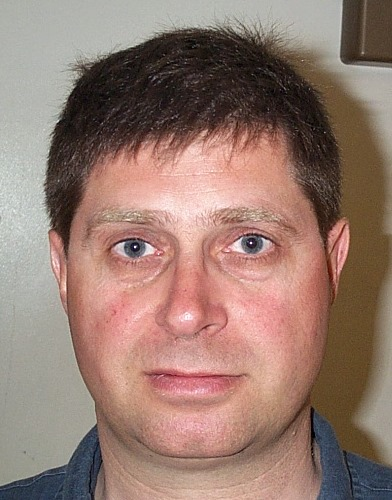
%> input picture Images/DB1/db1_01.jpg, 392 x 500 px; its folder holds only this picture in this run
$ octave --eval "result = loadImages;"   (GNU Octave 9; MATLAB toolbox functions it lacks are replaced by stand-ins)
%> lines starting %> are read from the running program, lines starting %| are printed output that depends on the picture; in (x1, y1, x2, y2) boxes, pixels count from 0 and x2, y2 are one past the last pixel; in counts of white or black regions, pixels touching at a corner belong together; the program's own positions count from 1
%> in loadImages, I is the input picture: size 500x392x3 uint8; mean R, G, B 150.1, 122.6, 111.8
### faceMask.m
function mask = faceMask(inputImage)
%FACEMASK
% This function takes an image as input
% returns a mask of the face in the image, if existing

%% Create a binary output image
H = size(inputImage, 1);
W = size(inputImage, 2);
maskImage = zeros(H, W);

%% Convert to YCbCr color space
YCbCr = rgb2ycbcr(inputImage);
%> YCbCr: size 500x392x3 uint8; mean of channels 1, 2, 3 127.3, 119.3, 140.8
Y = YCbCr(:,:,1);
Cb = YCbCr(:,:,2);
Cr = YCbCr(:,:,3);
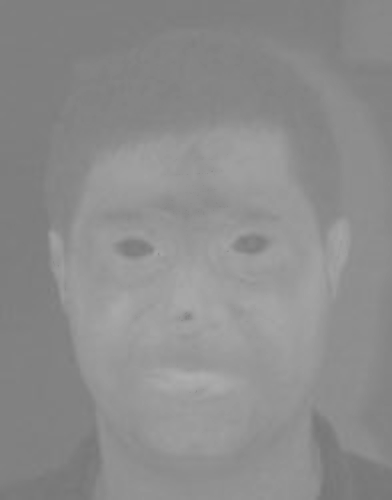
%> Cr: size 500x392 uint8; min 118, max 174, mean 140.8

%% Detect skin, find from threshold in color
[r,c,v] = find(Cb>=70 & Cb<=135 & Cr>=125 & Cr<=190 & Y>90 & Y<190);
%> r = 134978 values from 1 to 500; c = 134978 values from 1 to 392; v = 134978 logical values, 134978 true
    numind = size(r,1);
%> numind = 134978

for i=1:numind
        inputImage(r(i),c(i),:) = [0 0 255];
        maskImage(r(i),c(i)) = 1;
end
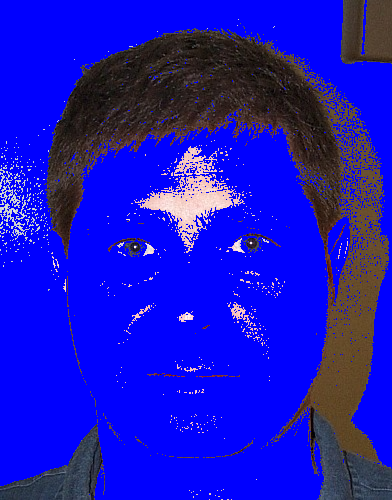
%> inputImage: size 500x392x3 uint8; mean R, G, B 25.8, 20.8, 193.7
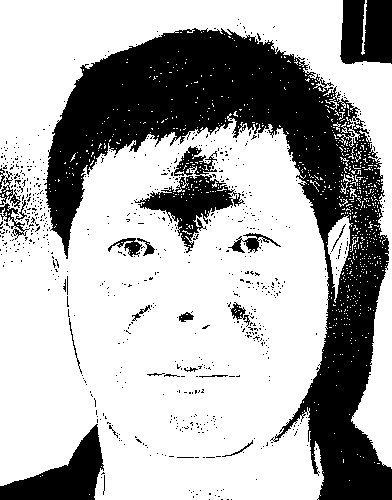
%> maskImage: size 500x392 double; values 0 (black) and 1 (white), 68.9% white; 719 black regions (696 under 20 px), largest, box (x1, y1, x2, y2) and area: (44, 28, 392, 500) 47342, (0, 424, 104, 500) 3498, (134, 146, 245, 253) 3455

%%  Make morphological operation to remove holes in the mask.

SE = strel('disk', 4);
b2 = imopen(maskImage, SE);
%> b2: size 500x392 double; values 0 (black) and 1 (white), 63.1% white; 144 black regions (119 under 20 px), largest, box (x1, y1, x2, y2) and area: (0, 28, 392, 500) 56027, (131, 145, 259, 256) 5478, (0, 410, 107, 500) 3643
b_clean = imclose(b2, SE); % Cleaned up binary image
%> b_clean: size 500x392 double; values 0 (black) and 1 (white), 64.6% white; 15 black regions (2 under 20 px), largest, box (x1, y1, x2, y2) and area: (0, 29, 392, 500) 55113, (137, 146, 247, 253) 5264, (0, 427, 105, 500) 3552
mask = im2double(imfill(b_clean));
%> mask: size 500x392 double; values 0 (black) and 1 (white), 68.4% white; 7 black regions (2 under 20 px), largest, box (x1, y1, x2, y2) and area: (0, 29, 392, 500) 55113, (0, 427, 105, 500) 3552, (341, 0, 392, 64) 3137, (0, 245, 9, 255) 61, (0, 148, 5, 158) 44

se = strel('disk',10,8);
mask = imdilate(mask, se);
%> mask: size 500x392 double; values 0 (black) and 1 (white), 78.5% white; 3 black regions, box (x1, y1, x2, y2) and area: (0, 38, 392, 500) 38103, (350, 0, 392, 54) 2168, (0, 445, 95, 500) 1813
mask = imfill(mask);
mask = imerode(mask, se);
%> mask: size 500x392 double; values 0 (black) and 1 (white), 69.1% white; 3 black regions, box (x1, y1, x2, y2) and area: (0, 29, 392, 500) 53935, (0, 436, 104, 500) 3452, (341, 0, 392, 63) 3108
end

### eyeMapC.m
function eyeMapChrominance = eyeMapC(image)
%EYEMASKC Creates an eye mask for chrominance channel
% USes that for chrominance around eyes, Cr are low and Cb are high
% Equation fo chrominance eye map: EyeMapC = 1/3 * ((Cb)^2 + (Cr*)^2 + (Cb/Cr))
% Note that Cr* is the inverse Cr, when negative we set to
% (255-Cr)
% All other terms are normalized to the range [0, 255] as well

%% Separate into Chrominance channels and necessary variables

ycbcr_image = rgb2ycbcr(image);
cb = im2double(ycbcr_image(:,:,2));
cb2 = cb.*cb;
cr = im2double(ycbcr_image(:,:,3));
invCr2 = (255-cr).^2;
cb_cr = cb./cr;

%% Normalization to range[0,255] (first normalize to [0,1] then multiply with 255)

cb2 = rescale(cb2)*255;
invCr2 = rescale(invCr2)*255;
cb_cr = rescale(cb_cr)*255;

%% Creation of eye map

eyeMap = 1/3 * (cb2 + invCr2 + cb_cr);
eyeMap = rescale(eyeMap); %Normalize between [0,1]

eyeMapChrominance = eyeMap;
end

### eyeMapL.m
function eyeMapLuminance = eyeMapL(image)
%EYEMASKL Using the fact that eyes usually contains both dark and bright
% pixels in the luma component, we use this to emphazise these pixels
% around eye regions using morphological operations

ycbcr_image = rgb2ycbcr(image);
Y = im2double(ycbcr_image(:,:,1)); %Get the luminance channel
%> Y: size 500x392 double

%% Morphological operations

diskSize = 8;
kernel = strel('disk', diskSize);
dilation = imdilate(Y, kernel);
erosion = imerode(Y, kernel);
eyeMap = dilation ./ (erosion+1);
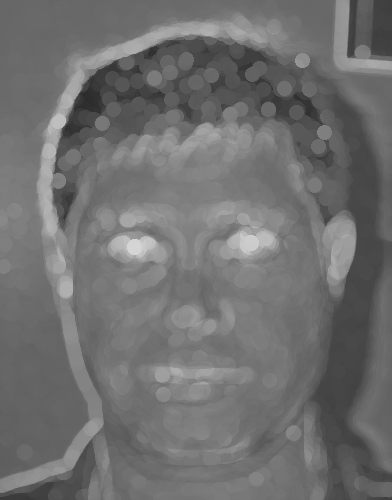
%> eyeMap: size 500x392 double; min 0.161, max 0.838, mean 0.44

eyeMapLuminance = eyeMap;
end

### eyeMap.m
function eyeMapImage = eyeMap(image,faceMask)
%EYEMASK Returns an eye mask if eyes can be determined in an image
%of a face. Will check weather the eyes consists in the facemask or not.

%% Get chrominance and luminance eye maps

mapC = eyeMapC(image);
mapL = eyeMapL(image);

%% The final eye mask is eyemapC AND eyemapL, Chrominance and Luminance

eyeMapImage = mapC .* mapL;

end

### combinedMask.m
function result = combinedMask(eyeMapImage, faceMaskIm)

%% Make a mask from eyeMap and faceMask.

se1 = strel('disk', 10,8);
eyeMapBlur = imdilate(eyeMapImage, se1);

se2 = strel('disk', 10,8);
faceMaskIm = imerode(faceMaskIm, se2);
%> faceMaskIm: size 500x392 double; values 0 (black) and 1 (white), 59.9% white; 3 black regions, box (x1, y1, x2, y2) and area: (0, 20, 392, 500) 69184, (0, 427, 113, 500) 5225, (332, 0, 392, 72) 4183

BW2 = eyeMapBlur.*faceMaskIm;
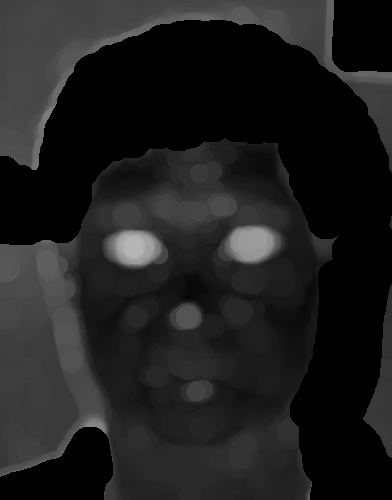
%> BW2: size 500x392 double; min 0, max 0.714, mean 0.121
Max = max(BW2(:));
%> Max = 0.714
Min = min(BW2(:));
%> Min = 0
scaled = (BW2 - Min) ./ (Max - Min);

%% Final mask calculations
Mask = im2bw(scaled, 0.6);
%> Mask: size 500x392 logical; 1.6% white; 4 white regions, box (x1, y1, x2, y2) and area: (111, 231, 161, 265) 1363, (230, 227, 275, 262) 1298, (32, 104, 56, 170) 349, (82, 418, 105, 433) 170
[rows, columns, ~] = size(Mask);

halfMask = zeros(rows,columns);
halfMask(1:floor(rows/1.8),:) = 1; % Display all but bottom
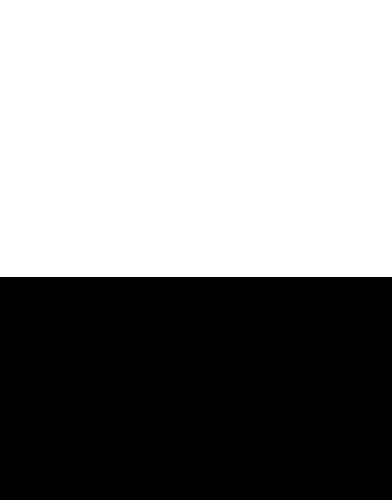
%> halfMask: size 500x392 double; values 0 (black) and 1 (white), 55.4% white; 1 black region, box (x1, y1, x2, y2) and area: (0, 277, 392, 500) 87416
halfMask(1:floor(rows*0.4),:) = 0; % Mask out top
%> halfMask: size 500x392 double; values 0 (black) and 1 (white), 15.4% white; 1 white region, box (x1, y1, x2, y2) and area: (0, 200, 392, 277) 30184
halfMask(:,1:floor(columns/4)) = 0; % Mask left side of image
halfMask(:,floor(columns*3/4):columns) = 0; % Mask right side of image
%> halfMask: size 500x392 double; values 0 (black) and 1 (white), 7.7% white; 1 white region, box (x1, y1, x2, y2) and area: (98, 200, 293, 277) 15015

Mask2 = Mask.*halfMask;
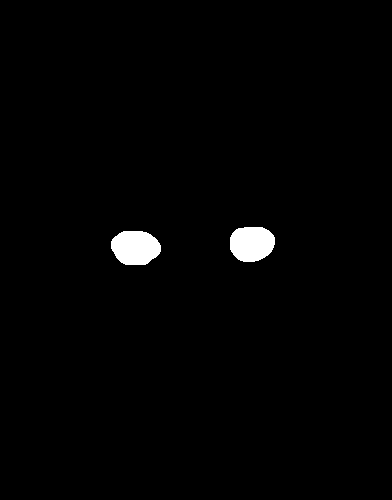
%> Mask2: size 500x392 double; values 0 (black) and 1 (white), 1.4% white; 2 white regions, box (x1, y1, x2, y2) and area: (111, 231, 161, 265) 1363, (230, 227, 275, 262) 1298
Mask = im2bw(Mask2, 0.5);

result = 255.*double(Mask)./max(max(double(Mask)));

### blobData.m
function [NumOfBlobs, BlobsPos] = blobData(binaryImage)
%% Find areas inside a binary image and returns their mean positions
% NumOfBlobs: Number of found blobs
% BlobsPos: Array of 20 vectors where the mean position for the blobs are
% stored

%% Find blobs

[LabelImage, NumOfBlobs] = bwlabel(binaryImage,4);
%> LabelImage: size 500x392 double; 3 distinct labels, from 0 to 2
%> NumOfBlobs = 2
BlobSize = (NumOfBlobs);
%> BlobSize = 2
UnsortedBlobsPos = zeros(NumOfBlobs, 2);
for i = 1:NumOfBlobs

    [rows, columns] = find(LabelImage == i);
    rc = [rows columns];

    %keep track of size for each blob.
    PixelsInBlob = size(rows);
    BlobSize(i) = PixelsInBlob(1,1);

    % Find the middle point of the blob.
    UnsortedBlobsPos(i,:) = mean(rc);
end
%> this loop made 2 passes
%> PixelsInBlob on passes 1 to 2: [1363 1], [1298 1]
%> after the loop, BlobSize = [1363 1298]; UnsortedBlobsPos = [248.3 136; 244.3 252.3]

%% Sort the array depending on size. Largest to smallest.

BlobsPos = zeros(NumOfBlobs, 2);
[~, Indexes] = sort(BlobSize);
%> Indexes = [2 1]
for i = 1:NumOfBlobs

    Index = find(Indexes == i);
    BlobsPos(NumOfBlobs + 1 - i,:) = UnsortedBlobsPos(Index,:);
end
%> this loop made 2 passes
%> Index on passes 1 to 2: 2, 1
%> after the loop, BlobsPos = [248.3 136; 244.3 252.3]

### eyeDetect.m
function [P1,P2] = eyeDetect(eyeMapImage, faceMaskIm, Image)
%EYEDETECT From an eye map, this function detects the eyes and calculate
%the distance between them

%% Make a mask from eyeMap and faceMask.

Mask = combinedMask(eyeMapImage, faceMaskIm);

%% Find eyes

[NumOfPoints, Points] = blobData(Mask);
%> NumOfPoints = 2; Points = [248.3 136; 244.3 252.3]

% Find circles inside masked area in the image
resultMask = Mask .* im2double(rgb2gray(Image));
[centers,radii] = imfindcircles(resultMask,[6 17],'ObjectPolarity','dark', ...
    'Sensitivity',0.93);
%> centers = [252.9 244.4; 134.7 248.1]; radii = [12.88; 10.93]

%% Selection of which points to choose

if(NumOfPoints < 2) % Not enough areas inside the mask
   P1 = -1;
   P2 = -1;
else
    if(size(radii) < 2) % Can't find circles in original image
        P1 = [Points(1,2) Points(1,1)];
        P2 = [Points(2,2) Points(2,1)];
    else %Find the closest circles to the blobs position
        Blob1 = [Points(1,2) Points(1,1)];
%> Blob1 = [136 248.3]
        Blob2 = [Points(2,2) Points(2,1)];
%> Blob2 = [252.3 244.3]

        Blob1array = repmat(Blob1, [ size(radii), 1]);
%> Blob1array = [136 248.3; 136 248.3]
        Blob2array = repmat(Blob2, [ size(radii), 1]);
%> Blob2array = [252.3 244.3; 252.3 244.3]

        dist1 = abs(Blob1array-centers);
%> dist1 = [116.9 3.82; 1.29 0.11]
        dist2 = abs(Blob2array-centers);
%> dist2 = [0.606 0.157; 117.6 3.87]

        Min1 = dist1(1,:);
%> Min1 = [116.9 3.82]
        index1 = 1;
        Min2 = dist2(1,:);
%> Min2 = [0.606 0.157]
        index2 = 1;
        for i = 1:size(radii)
            if( (Min1(1) * Min1(1)) + (Min1(2) * Min1(2)) > (dist1(i,1) * dist1(i,1)) + (dist1(i,2) * dist1(i,2)) )
                Min1 = dist1(i,:);
                index1 = i;
            end
            if( (Min2(1) * Min2(1)) + (Min2(2) * Min2(2)) > (dist2(i,1) * dist2(i,1)) + (dist2(i,2) * dist2(i,2)) )
                Min2 = dist2(i,:);
                index2 = i;
            end
        end
%> this loop made 2 passes
%> (Min1, index1) on pass 2: ([1.29 0.11], 2)
%> after the loop, index2 = 1

        % If a circle is close to a blobs min point, the circle is selected
        % as eye point
        MaxDist = 10;
        if( sqrt((Min1(1) * Min1(1)) + (Min1(2) * Min1(2))) < MaxDist )
            P1 = centers(index1,:);
%> P1 = [134.7 248.1]
        else
            P1 = Blob1;
        end

        if( sqrt((Min2(1) * Min2(1)) + (Min2(2) * Min2(2))) < MaxDist )
            P2 = centers(index2,:);
%> P2 = [252.9 244.4]
        else
            P2 = Blob2;
        end
    end
end


% Make sure P1 is left to P2.
if(P1(1) > P2(1) )
    temp = P1;
    P1 = P2;
    P2 = temp;
end

### imageModifications.m
function result = imageModifications(im)
% Returns an image of only the face visible, correctly cropped,
% scaled and color corrected.
% Returns -1 if no face was detected

%% Set proportions and variables

ImageHeight = 320;
ImageWidth = 220;
PixelsBetweenEyes = 100; % Approximative
result = -1;

%% Rotate the image.

faceMaskIm = faceMask(im);
eyeMapn = eyeMap(im, faceMaskIm);
[P1, P2] = eyeDetect(eyeMapn, faceMaskIm, im);
%> P1 = [134.7 248.1]; P2 = [252.9 244.4]
if(P1 == -1)
    return;
end
rotIm = faceRotation(im, P1, P2);
rotMask = faceRotation(faceMaskIm, P1, P2);
rotEye  = faceRotation(eyeMapn, P1, P2);

%% Scale the image

[P1, P2] = eyeDetect(rotEye, rotMask, rotIm);
if(P1 == -1)
    return;
end
scaledIm = scaleImage(rotIm, P1, P2, PixelsBetweenEyes);
scaleMask = scaleImage(rotMask, P1, P2, PixelsBetweenEyes);
scaleEye = scaleImage(rotEye, P1, P2, PixelsBetweenEyes);

%% Crop the Image

[P1, P2] = eyeDetect(scaleEye, scaleMask, scaledIm);
if(P1 == -1)
    return;
end

mid = [P1(1)+floor(PixelsBetweenEyes/2) P1(2)]; % position between eyes.
cropIm = cropImage(scaledIm, mid, ImageHeight, ImageWidth);

% Check if the image has the correct size
[resR, resC, ~] = size(cropIm);
if ( abs(resR - ImageHeight) > 1 || abs(resC - ImageWidth) > 1)
    return;
end

%% Light correct the result

result = lightCorrection(cropIm);
result = imsharpen(result,'Radius',2,'Amount',1);

### faceRotation.m
function out = faceRotation(im, P1, P2)
%> called with P1 = [134.7 248.1], P2 = [252.9 244.4]
% Rotates image according to two eye points, P1 and P2
% Eyes becomes horizontal after rotation
% Im: image
% out: rotated image.
% P1 is the eye left on the screen compared to eye P2.

%% Calculate angle to rotate
P0 = [P1(1)+20 P1(2)];
%> P0 = [154.7 248.1]
n1 = (P2 - P1) / norm(P2 - P1);
%> n1 = [1 -0.0314]
n2 = (P0 - P1) / norm(P0 - P1);
%> n2 = [1 0]

angle = acos(dot(n1, n2));
%> angle = 0.0314
%> the run ends on the next line
degAngle = radtodeg(angle);

%% Make sign of rotation correct
if( P1(2) > P2(2) )
    degAngle = degAngle * -1;
end

%% Rotates in degrees.
out = imrotate(im,degAngle,'bilinear','crop');

### loadImages.m
function T = loadImages()
% Loads images and process them, from files into a database
% T = Image vectors from the database.
% Columns in T: Each image in a 1D vecor format.
% Rows in T: Number of images in the database.

% TODO: Make a function to replace the loops

%% Read in images in DB1

DirPath = 'Images/DB1/'; % File Path
S = dir(fullfile(DirPath,'db1_*.jpg')); % Pattern to match filenames.

for k = 1:numel(S)

    % Read one image from database folder.
    F = fullfile(DirPath,S(k).name);
    I = imread(F);

    %Prepare the image.
    I = imageModifications(I);

    % Could find the face
    if(I ~= -1)
            T(:,:,k) = I(:,:);
    end

end

%% Read in additional facial expressions
ExDirPath = 'Images/DB2/'; % File Path
ExS = dir(fullfile(ExDirPath,'ex_*.jpg')); % Pattern to match filenames.
DBSize = numel(S);
for k = 1:numel(ExS)

    % Read one image from database folder.
    F = fullfile(ExDirPath,ExS(k).name);
    Name = ExS(k).name;
    Num = regexp(Name,'\d');
    Number = Name(Num(1): Num(end));
    Number = str2num(Number);

    I = imread(F);

    %Prepare the image.
    I = imageModifications(I);

    % Could find the face
    if(I ~= -1)
            T(:,:,DBSize + Number) = I(:,:);
    end

end

%% Read in images with blured faces
BlDirPath = 'Images/DB2/'; % File Path
BlS = dir(fullfile(BlDirPath,'bl_*.jpg')); % Pattern to match filenames.
DBSize = DBSize + numel(ExS);
for k = 1:numel(BlS)

    % Read one image from database folder.
    F = fullfile(BlDirPath,BlS(k).name);
    Name = BlS(k).name;
    Num = regexp(Name,'\d');
    Number = Name(Num(1): Num(end));
    Number = str2num(Number);

    I = imread(F);

    %Prepare the image.
    I = imageModifications(I);

    % Could find the face
    if(I ~= -1)
            T(:,:,DBSize + Number) = I(:,:);
    end

end


%% Read in images with clustered backgrounds
ClDirPath = 'Images/DB2/'; % File Path
ClS = dir(fullfile(BlDirPath,'cl_*.jpg')); % Pattern to match filenames.
DBSize = DBSize + numel(BlS);
for k = 1:numel(ClS)

    % Read one image from database folder.
    F = fullfile(ClDirPath,ClS(k).name);
    Name = ClS(k).name;
    Num = regexp(Name,'\d');
    Number = Name(Num(1): Num(end));
    Number = str2num(Number);

    I = imread(F);

    %Prepare the image.
    I = imageModifications(I);

    % Could find the face
    if(I ~= -1)
            T(:,:,DBSize + Number) = I(:,:);
    end

end

%% Additional photos to expand number of images per person
DlDirPath = 'Images/NewDb/map1'; % File Path
DlS = dir(fullfile(DlDirPath,'_*.jpg')); % Pattern to match filenames.
DBSize = DBSize + numel(ClS);
for k = 1:numel(DlS)

    % Read one image from database folder.
    F = fullfile(DlDirPath,DlS(k).name);
    Name = DlS(k).name;
    Num = regexp(Name,'\d');
    Number = Name(Num(1): Num(end));
    Number = str2num(Number);

    I = imread(F);

    %Prepare the image.
    I = imageModifications(I);

    % Could find the face
    if(I ~= -1)
            T(:,:,DBSize + Number) = I(:,:);
    end

end

DlDirPath = 'Images/NewDb/map2'; % File Path
ElS = dir(fullfile(DlDirPath,'_*.jpg')); % Pattern to match filenames.
DBSize = DBSize + numel(DlS);
for k = 1:numel(ElS)

    % Read one image from database folder.
    F = fullfile(DlDirPath,ElS(k).name);
    Name = ElS(k).name;
    Num = regexp(Name,'\d');
    Number = Name(Num(1): Num(end));
    Number = str2num(Number);

    I = imread(F);

    %Prepare the image.
    I = imageModifications(I);

    % Could find the face
    if(I ~= -1)
            T(:,:,DBSize + Number) = I(:,:);
    end

end

DlDirPath = 'Images/NewDb/map3'; % File Path
FlS = dir(fullfile(DlDirPath,'_*.jpg')); % Pattern to match filenames.
DBSize = DBSize + numel(ElS);
for k = 1:numel(FlS)

    % Read one image from database folder.
    F = fullfile(DlDirPath,FlS(k).name);
    Name = FlS(k).name;
    Num = regexp(Name,'\d');
    Number = Name(Num(1): Num(end));
    Number = str2num(Number);

    I = imread(F);

    %Prepare the image.
    I = imageModifications(I);

    % Could find the face
    if(I ~= -1)
            T(:,:,DBSize + Number) = I(:,:);
    end

end

DlDirPath = 'Images/NewDb/map4'; % File Path
GlS = dir(fullfile(DlDirPath,'_*.jpg')); % Pattern to match filenames.
DBSize = DBSize + numel(FlS);
for k = 1:numel(GlS)

    % Read one image from database folder.
    F = fullfile(DlDirPath,GlS(k).name);
    Name = GlS(k).name;
    Num = regexp(Name,'\d');
    Number = Name(Num(1): Num(end));
    Number = str2num(Number);

    I = imread(F);

    %Prepare the image.
    I = imageModifications(I);

    % Could find the face
    if(I ~= -1)
            T(:,:,DBSize + Number) = I(:,:);
    end

end

$ run again, on Images/DB1/db1_05.jpg
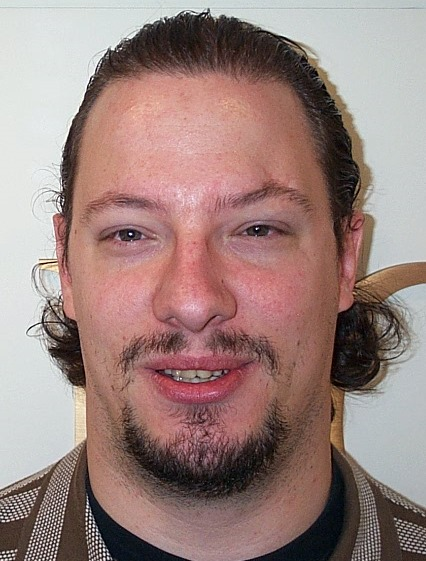
%> input picture Images/DB1/db1_05.jpg, 426 x 561 px
%> in loadImages, I is the input picture: size 561x426x3 uint8; mean R, G, B 155.7, 130.7, 126.2
%> YCbCr: size 561x426x3 uint8; mean of channels 1, 2, 3 134.2, 122.4, 139.3
%> r = 129543 values from 1 to 561; c = 129543 values from 1 to 426; v = 129543 logical values, 129543 true
%> numind = 129543
%> after the loop in faceMask, `for i=1:numind`:
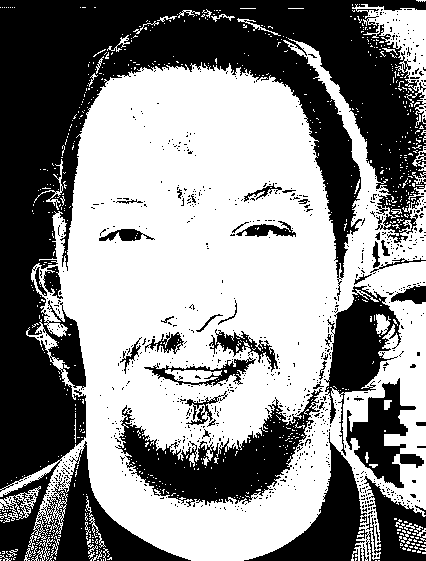
%> maskImage: size 561x426 double; values 0 (black) and 1 (white), 54.2% white; 880 black regions (835 under 20 px), largest, box (x1, y1, x2, y2) and area: (0, 0, 426, 561) 76639, (115, 388, 323, 507) 9207, (244, 432, 426, 561) 7499
%> b2: size 561x426 double; values 0 (black) and 1 (white), 44.6% white; 31 white regions, largest, box (x1, y1, x2, y2) and area: (59, 67, 338, 561) 91511, (377, 300, 426, 461) 4514, (308, 57, 378, 311) 3867
%> b_clean: size 561x426 double; values 0 (black) and 1 (white), 45.8% white; 12 white regions, largest, box (x1, y1, x2, y2) and area: (51, 45, 426, 561) 100748, (343, 300, 426, 510) 6537, (377, 9, 426, 70) 1530
%> faceMaskIm: size 561x426 double; values 0 (black) and 1 (white), 52.7% white; 3 black regions, box (x1, y1, x2, y2) and area: (0, 0, 426, 561) 100370, (258, 450, 426, 561) 11800, (402, 273, 426, 311) 775
%> Max = 0.84
%> Min = 0
%> in combinedMask, `Mask2 = Mask.*halfMask;`:
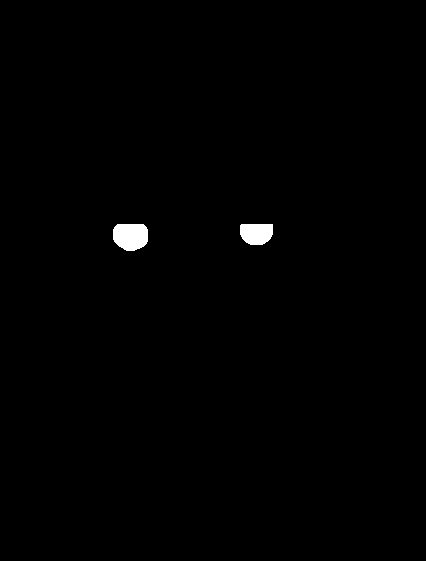
%> Mask2: size 561x426 double; values 0 (black) and 1 (white), 0.59% white; 2 white regions, box (x1, y1, x2, y2) and area: (113, 224, 148, 251) 810, (240, 224, 273, 245) 607
%> LabelImage: size 561x426 double; 3 distinct labels, from 0 to 2
%> NumOfBlobs = 2
%> the loop in blobData, `for i = 1:NumOfBlobs` made 2 passes
%> PixelsInBlob on passes 1 to 2: [810 1], [607 1]
%> after the loop in blobData, `for i = 1:NumOfBlobs`: BlobSize = [810 607]; UnsortedBlobsPos = [236.9 131.2; 234 257]
%> Indexes = [2 1]
%> the loop in blobData, `for i = 1:NumOfBlobs` made 2 passes
%> Index on passes 1 to 2: 2, 1
%> after the loop in blobData, `for i = 1:NumOfBlobs`: BlobsPos = [236.9 131.2; 234 257]
%> NumOfPoints = 2; Points = [236.9 131.2; 234 257]
%> centers = [130.1 236.9; 257.1 225]; radii = [7.6; 11.24]
%> Blob1 = [131.2 236.9]
%> Blob2 = [257 234]
%> Blob1array = [131.2 236.9; 131.2 236.9]
%> Blob2array = [257 234; 257 234]
%> dist1 = [1.19 0.0394; 125.9 11.88]
%> dist2 = [126.9 2.92; 0.137 9]
%> Min1 = [1.19 0.0394]
%> in eyeDetect, `Min2 = dist2(1,:);`: Min2 = [126.9 2.92]
%> the loop in eyeDetect, `for i = 1:size(radii)` made 2 passes
%> (Min2, index2) on pass 2: ([0.137 9], 2)
%> after the loop in eyeDetect, `for i = 1:size(radii)`: index1 = 1
%> in eyeDetect, `P1 = centers(index1,:);`: P1 = [130.1 236.9]
%> in eyeDetect, `P2 = centers(index2,:);`: P2 = [257.1 225]
%> in imageModifications, `[P1, P2] = eyeDetect(eyeMapn, faceMaskIm, im);`: P1 = [130.1 236.9]; P2 = [257.1 225]
%> P0 = [150.1 236.9]
%> n1 = [0.996 -0.0934]
%> n2 = [1 0]
%> angle = 0.0935
